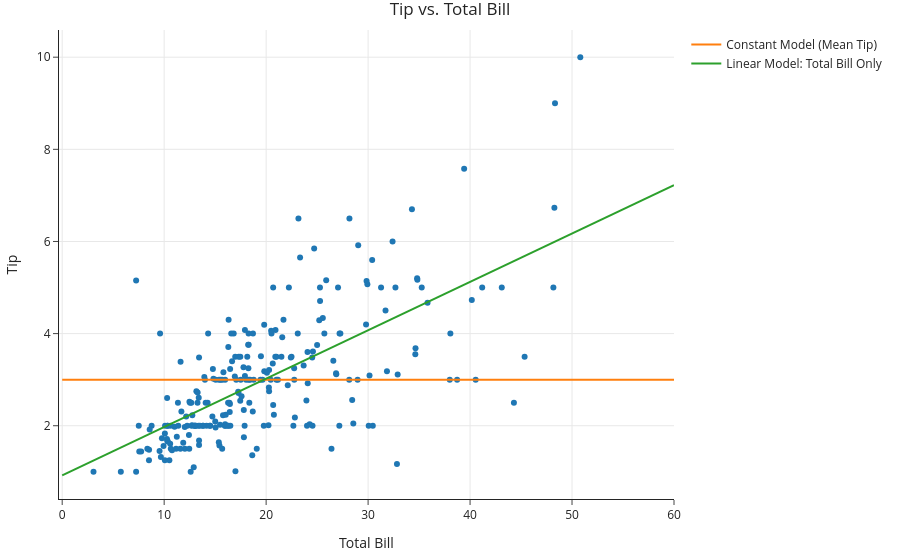

Notebook code cell kept with this figure:
### Markdown cell above
Let's visualize this model, along with our previous model.

### Code cell
line_pts = pd.DataFrame({'total_bill': [0, 60]})

fig = px.scatter(tips, x='total_bill', y='tip')
fig.add_trace(go.Scatter(
    x=line_pts['total_bill'],
    y=[mean_tip, mean_tip],
    mode='lines',
    name='Constant Model (Mean Tip)'
))
fig.add_trace(go.Scatter(
    x=line_pts['total_bill'],
    y=model.predict(line_pts),
    mode='lines',
    name='Linear Model: Total Bill Only'
))
fig.update_layout(title='Tip vs. Total Bill',
                  xaxis_title='Total Bill', 
                  yaxis_title='Tip')

### Figure 1 — Plotly figure (JSON) as saved in the notebook; plotly's stock layout.template omitted (floating-point values rounded to 4 significant figures; data arrays with more than 128 entries replaced by an {"elided": "..."} marker saying what was removed)
{"data": [{"hovertemplate": "total_bill=%{x}<br>tip=%{y}<extra></extra>", "legendgroup": "", "marker": {"color": "#1F77B4", "symbol": "circle"}, "mode": "markers", "name": "", "orientation": "v", "showlegend": false, "type": "scatter", "x": {"elided": "244 float values"}, "xaxis": "x", "y": {"elided": "244 float values"}, "yaxis": "y"}, {"mode": "lines", "name": "Constant Model (Mean Tip)", "type": "scatter", "x": [0, 60], "y": [2.998, 2.998]}, {"mode": "lines", "name": "Linear Model: Total Bill Only", "type": "scatter", "x": [0, 60], "y": [0.9203, 7.222]}], "layout": {"legend": {"tracegroupgap": 0}, "title": {"text": "Tip vs. Total Bill"}, "xaxis": {"anchor": "y", "domain": [0, 1], "title": {"text": "Total Bill"}}, "yaxis": {"anchor": "x", "domain": [0, 1], "title": {"text": "Tip"}}}}
